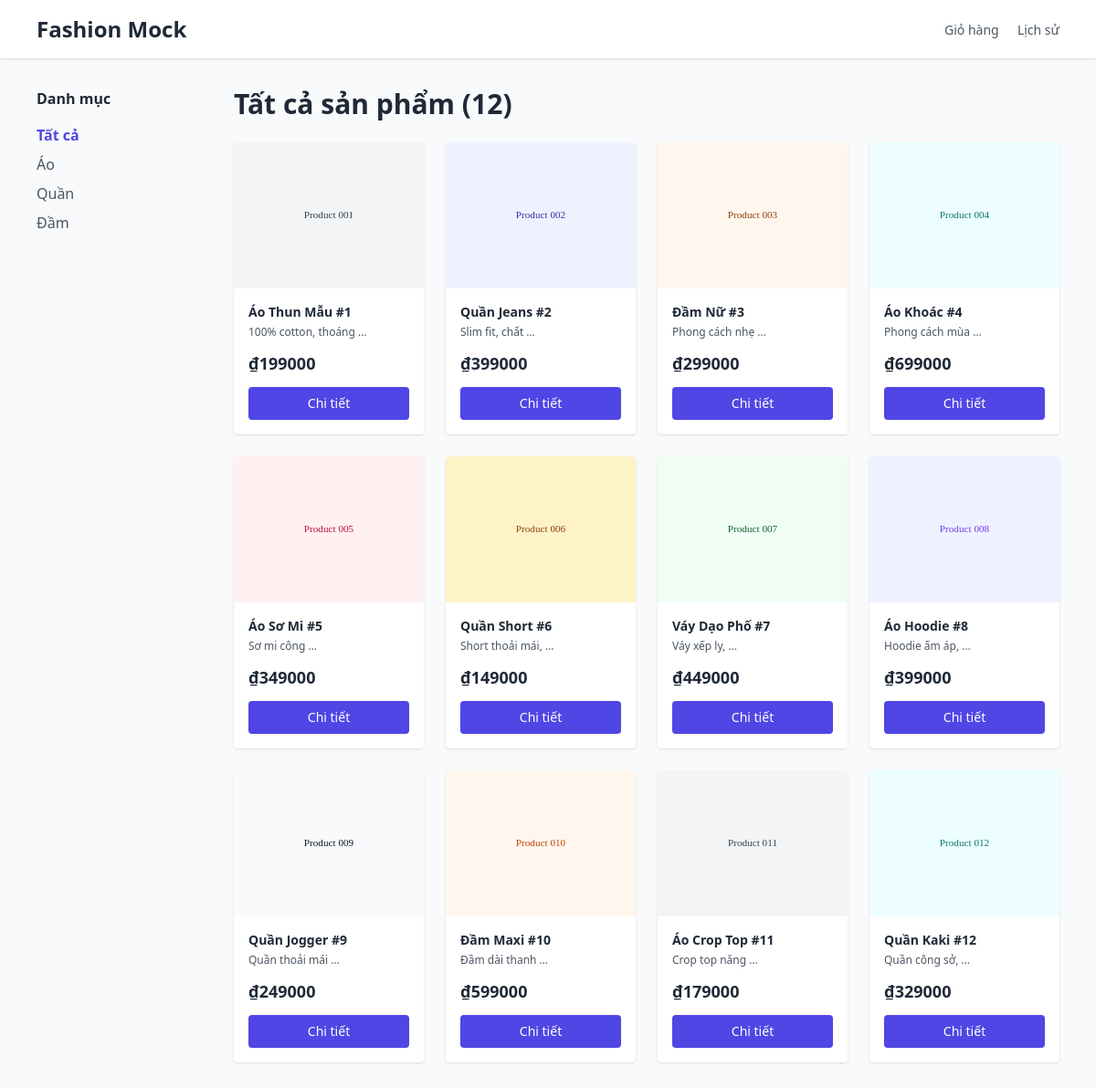
Screenshot of /products/ with the database file from the repository.
### products/models.py (models this page shows, shortened)
class Category(models.Model):
    name = models.CharField(max_length=100)
    description = models.TextField(blank=True)

class Product(models.Model):
    sku = models.CharField(max_length=50, blank=True)
    title = models.CharField(max_length=200)
    description = models.TextField(blank=True)
    price = models.IntegerField(default=0)
    image = models.CharField(max_length=500, blank=True)
    category = models.ForeignKey(Category, on_delete=models.SET_NULL, null=True, blank=True)
    created_at = models.DateTimeField(auto_now_add=True)

### shop/views.py (the view)
# urls.py: path('products/', views.products_page, name='shop-products'),
def products_page(request):
    category_id = request.GET.get('category')
    if category_id:
        products = Product.objects.filter(category_id=category_id)
    else:
        products = Product.objects.all()
    categories = Category.objects.all()
    context = {
        'products': products,
        'categories': categories,
        'selected_category': category_id,
    }
    return render(request, 'products.html', context)

### templates/products.html (shortened to what this page needs)
{% load static %}
<!doctype html>
<html lang="vi">
<head>
  <script src="https://cdn.tailwindcss.com"></script>
</head>
<body class="bg-gray-50 text-gray-800">
  <header class="bg-white shadow">
    <div class="max-w-6xl mx-auto px-4 py-4 flex justify-between items-center">
      <a href="{% url 'shop-index' %}" class="text-2xl font-bold">Fashion Mock</a>
      <nav class="space-x-4">
        <a href="{% url 'shop-cart' %}" class="text-sm text-gray-600 hover:text-gray-900">Giỏ hàng</a>
        <a href="{% url 'shop-order-history' %}" class="text-sm text-gray-600 hover:text-gray-900">Lịch sử</a>
      </nav>
    </div>
  </header>
  <main class="max-w-6xl mx-auto px-4 py-8">
    <div class="flex gap-6">
      <aside class="w-48">
        <h3 class="font-semibold mb-4">Danh mục</h3>
        <ul class="space-y-2">
          <li><a href="{% url 'shop-products' %}" class="{% if not selected_category %}font-bold text-indigo-600{% else %}text-gray-600 hover:text-gray-900{% endif %}">Tất cả</a></li>
          {% for category in categories %}
          <li><a href="?category={{ category.id }}" class="{% if selected_category|stringformat:"s" == category.id|stringformat:"s" %}font-bold text-indigo-600{% else %}text-gray-600 hover:text-gray-900{% endif %}">{{ category.name }}</a></li>
          {% endfor %}
        </ul>
      </aside>
      <div class="flex-1">
        <h1 class="text-3xl font-bold mb-6">Tất cả sản phẩm ({{ products|length }})</h1>
        <div class="grid grid-cols-2 sm:grid-cols-3 lg:grid-cols-4 gap-6">
          {% for product in products %}
          <article class="bg-white rounded shadow hover:shadow-lg transition overflow-hidden">
            <img src="{{ product.image }}" alt="{{ product.title }}" class="w-full h-40 object-cover" />
            <div class="p-4">
              <h3 class="font-semibold text-sm">{{ product.title }}</h3>
              <p class="text-xs text-gray-600 mt-1">{{ product.description|truncatewords:3 }}</p>
              <div class="mt-3 flex justify-between items-center">
                <span class="font-bold text-lg">₫{{ product.price|floatformat:0 }}</span>
              </div>
              <a href="{% url 'shop-product-detail' product.id %}" class="block mt-3 text-center bg-indigo-600 text-white text-sm py-2 rounded hover:bg-indigo-700">Chi tiết</a>
            </div>
          </article>
          {% empty %}
          <p class="col-span-full text-center text-gray-500">Không có sản phẩm nào</p>
          {% endfor %}
        </div>
      </div>
    </div>
  </main>
</body>
</html>

### rows the page displays
Category: name "Áo"
Category: name "Quần"
Category: name "Đầm"
Product: image (picture), title "Áo Thun Mẫu #1", description "100% cotton, thoáng …", price "199000"
Product: image (picture), title "Quần Jeans #2", description "Slim fit, chất …", price "399000"
Product: image (picture), title "Đầm Nữ #3", description "Phong cách nhẹ …", price "299000"
Product: image (picture), title "Áo Khoác #4", description "Phong cách mùa …", price "699000"
Product: image (picture), title "Áo Sơ Mi #5", description "Sơ mi công …", price "349000"
Product: image (picture), title "Quần Short #6", description "Short thoải mái, …", price "149000"
Product: image (picture), title "Váy Dạo Phố #7", description "Váy xếp ly, …", price "449000"
Product: image (picture), title "Áo Hoodie #8", description "Hoodie ấm áp, …", price "399000"
Product: image (picture), title "Quần Jogger #9", description "Quần thoải mái …", price "249000"
Product: image (picture), title "Đầm Maxi #10", description "Đầm dài thanh …", price "599000"
Product: image (picture), title "Áo Crop Top #11", description "Crop top năng …", price "179000"
Product: image (picture), title "Quần Kaki #12", description "Quần công sở, …", price "329000"

### other values shown
{{ products|length }} "12"
